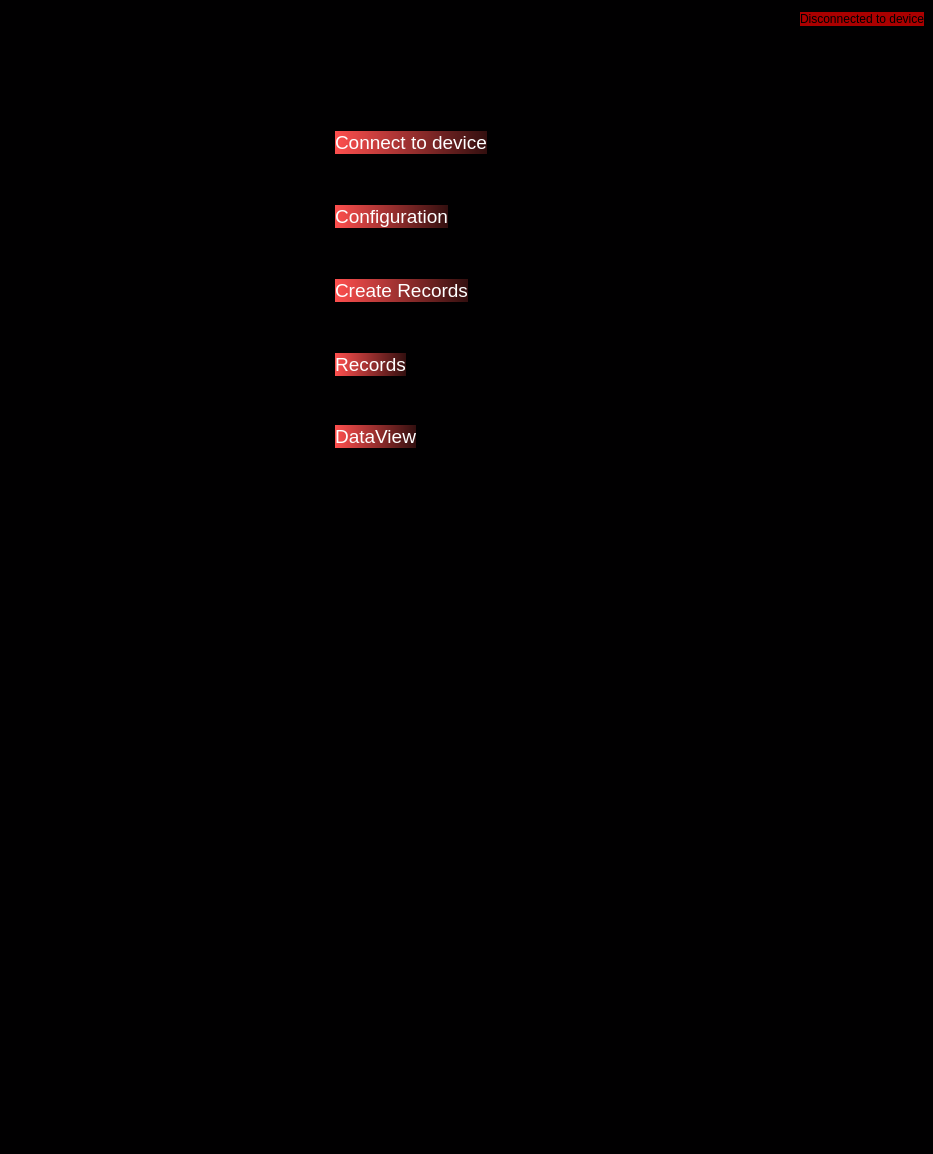
<?xml version="1.0" encoding="UTF-8"?>
<ui version="4.0">
 <class>MainWindow</class>
 <widget class="QMainWindow" name="MainWindow">
  <property name="geometry">
   <rect>
    <x>0</x>
    <y>0</y>
    <width>933</width>
    <height>1154</height>
   </rect>
  </property>
  <property name="windowTitle">
   <string>MainWindow</string>
  </property>
  <property name="styleSheet">
   <string notr="true">background-color: rgb(1,0,1);</string>
  </property>
  <widget class="QWidget" name="centralwidget">
   <layout class="QGridLayout" name="gridLayout">
    <item row="0" column="0" colspan="5">
     <spacer name="horizontalSpacer">
      <property name="orientation">
       <enum>Qt::Horizontal</enum>
      </property>
      <property name="sizeHint" stdset="0">
       <size>
        <width>1114</width>
        <height>20</height>
       </size>
      </property>
     </spacer>
    </item>
    <item row="0" column="5">
     <widget class="QPushButton" name="toggleBtn">
      <property name="styleSheet">
       <string notr="true">background-color: rgb(170, 0, 0);
border-radius: 15px;</string>
      </property>
      <property name="text">
       <string>Disconnected to device</string>
      </property>
     </widget>
    </item>
    <item row="1" column="1" rowspan="2" colspan="3">
     <widget class="QLabel" name="label">
      <property name="maximumSize">
       <size>
        <width>331</width>
        <height>281</height>
       </size>
      </property>
      <property name="text">
       <string/>
      </property>
      <property name="pixmap">
       <pixmap>../python_scripts/python_pyqt/BED_logo.jpg</pixmap>
      </property>
      <property name="scaledContents">
       <bool>true</bool>
      </property>
     </widget>
    </item>
    <item row="1" column="4">
     <spacer name="horizontalSpacer_2">
      <property name="orientation">
       <enum>Qt::Horizontal</enum>
      </property>
      <property name="sizeHint" stdset="0">
       <size>
        <width>225</width>
        <height>20</height>
       </size>
      </property>
     </spacer>
    </item>
    <item row="2" column="0">
     <spacer name="horizontalSpacer_12">
      <property name="orientation">
       <enum>Qt::Horizontal</enum>
      </property>
      <property name="sizeType">
       <enum>QSizePolicy::Expanding</enum>
      </property>
      <property name="sizeHint" stdset="0">
       <size>
        <width>358</width>
        <height>28</height>
       </size>
      </property>
     </spacer>
    </item>
    <item row="2" column="4" colspan="2">
     <spacer name="horizontalSpacer_13">
      <property name="orientation">
       <enum>Qt::Horizontal</enum>
      </property>
      <property name="sizeType">
       <enum>QSizePolicy::Expanding</enum>
      </property>
      <property name="sizeHint" stdset="0">
       <size>
        <width>358</width>
        <height>28</height>
       </size>
      </property>
     </spacer>
    </item>
    <item row="3" column="2">
     <spacer name="verticalSpacer_7">
      <property name="orientation">
       <enum>Qt::Vertical</enum>
      </property>
      <property name="sizeType">
       <enum>QSizePolicy::Fixed</enum>
      </property>
      <property name="sizeHint" stdset="0">
       <size>
        <width>20</width>
        <height>40</height>
       </size>
      </property>
     </spacer>
    </item>
    <item row="4" column="0" colspan="2">
     <spacer name="horizontalSpacer_16">
      <property name="orientation">
       <enum>Qt::Horizontal</enum>
      </property>
      <property name="sizeHint" stdset="0">
       <size>
        <width>427</width>
        <height>28</height>
       </size>
      </property>
     </spacer>
    </item>
    <item row="4" column="2">
     <widget class="QPushButton" name="ReadSD">
      <property name="enabled">
       <bool>true</bool>
      </property>
      <property name="sizePolicy">
       <sizepolicy hsizetype="Fixed" vsizetype="Fixed">
        <horstretch>0</horstretch>
        <verstretch>0</verstretch>
       </sizepolicy>
      </property>
      <property name="minimumSize">
       <size>
        <width>0</width>
        <height>0</height>
       </size>
      </property>
      <property name="styleSheet">
       <string notr="true">font-size: 14pt;background-color: qlineargradient(spread:pad, x1:0, y1:0, x2:1, y2:0, stop:0 rgba(254,79,78,255), stop:1 rgba(51,15,15,255));
font: 9pt &quot;Microsoft YaHei UI&quot;;
color: rgb(255, 255, 255);
border-style: solid;
border-radius: 15px;
</string>
      </property>
      <property name="text">
       <string>Connect to device</string>
      </property>
     </widget>
    </item>
    <item row="4" column="3" colspan="3">
     <spacer name="horizontalSpacer_17">
      <property name="orientation">
       <enum>Qt::Horizontal</enum>
      </property>
      <property name="sizeType">
       <enum>QSizePolicy::Expanding</enum>
      </property>
      <property name="sizeHint" stdset="0">
       <size>
        <width>455</width>
        <height>28</height>
       </size>
      </property>
     </spacer>
    </item>
    <item row="5" column="2">
     <spacer name="verticalSpacer_5">
      <property name="orientation">
       <enum>Qt::Vertical</enum>
      </property>
      <property name="sizeType">
       <enum>QSizePolicy::Fixed</enum>
      </property>
      <property name="sizeHint" stdset="0">
       <size>
        <width>20</width>
        <height>40</height>
       </size>
      </property>
     </spacer>
    </item>
    <item row="6" column="0" colspan="2">
     <spacer name="horizontalSpacer_11">
      <property name="orientation">
       <enum>Qt::Horizontal</enum>
      </property>
      <property name="sizeHint" stdset="0">
       <size>
        <width>494</width>
        <height>28</height>
       </size>
      </property>
     </spacer>
    </item>
    <item row="6" column="2">
     <widget class="QPushButton" name="ConfigButton">
      <property name="sizePolicy">
       <sizepolicy hsizetype="Fixed" vsizetype="Fixed">
        <horstretch>0</horstretch>
        <verstretch>0</verstretch>
       </sizepolicy>
      </property>
      <property name="styleSheet">
       <string notr="true">font-size: 14pt;background-color: qlineargradient(spread:pad, x1:0, y1:0, x2:1, y2:0, stop:0 rgba(254,79,78,255), stop:1 rgba(51,15,15,255));
font: 9pt &quot;Microsoft YaHei UI&quot;;
color: rgb(255, 255, 255);
border-style: solid;
border-radius: 15px;
</string>
      </property>
      <property name="text">
       <string>Configuration</string>
      </property>
     </widget>
    </item>
    <item row="6" column="3" colspan="3">
     <spacer name="horizontalSpacer_18">
      <property name="orientation">
       <enum>Qt::Horizontal</enum>
      </property>
      <property name="sizeType">
       <enum>QSizePolicy::Expanding</enum>
      </property>
      <property name="sizeHint" stdset="0">
       <size>
        <width>455</width>
        <height>28</height>
       </size>
      </property>
     </spacer>
    </item>
    <item row="7" column="2">
     <spacer name="verticalSpacer_4">
      <property name="orientation">
       <enum>Qt::Vertical</enum>
      </property>
      <property name="sizeType">
       <enum>QSizePolicy::Fixed</enum>
      </property>
      <property name="sizeHint" stdset="0">
       <size>
        <width>20</width>
        <height>40</height>
       </size>
      </property>
     </spacer>
    </item>
    <item row="8" column="0" colspan="2">
     <spacer name="horizontalSpacer_3">
      <property name="orientation">
       <enum>Qt::Horizontal</enum>
      </property>
      <property name="sizeHint" stdset="0">
       <size>
        <width>494</width>
        <height>20</height>
       </size>
      </property>
     </spacer>
    </item>
    <item row="8" column="2">
     <widget class="QPushButton" name="CreateRecordsButton">
      <property name="sizePolicy">
       <sizepolicy hsizetype="Fixed" vsizetype="Fixed">
        <horstretch>0</horstretch>
        <verstretch>0</verstretch>
       </sizepolicy>
      </property>
      <property name="styleSheet">
       <string notr="true">font-size: 14pt;background-color: qlineargradient(spread:pad, x1:0, y1:0, x2:1, y2:0, stop:0 rgba(254,79,78,255), stop:1 rgba(51,15,15,255));
font: 9pt &quot;Microsoft YaHei UI&quot;;
color: rgb(255, 255, 255);
border-style: solid;
border-radius: 15px;
</string>
      </property>
      <property name="text">
       <string>Create Records</string>
      </property>
     </widget>
    </item>
    <item row="8" column="3" colspan="3">
     <spacer name="horizontalSpacer_15">
      <property name="orientation">
       <enum>Qt::Horizontal</enum>
      </property>
      <property name="sizeType">
       <enum>QSizePolicy::Expanding</enum>
      </property>
      <property name="sizeHint" stdset="0">
       <size>
        <width>455</width>
        <height>28</height>
       </size>
      </property>
     </spacer>
    </item>
    <item row="9" column="2">
     <spacer name="verticalSpacer_6">
      <property name="orientation">
       <enum>Qt::Vertical</enum>
      </property>
      <property name="sizeType">
       <enum>QSizePolicy::Fixed</enum>
      </property>
      <property name="sizeHint" stdset="0">
       <size>
        <width>20</width>
        <height>40</height>
       </size>
      </property>
     </spacer>
    </item>
    <item row="10" column="0" colspan="2">
     <spacer name="horizontalSpacer_6">
      <property name="orientation">
       <enum>Qt::Horizontal</enum>
      </property>
      <property name="sizeHint" stdset="0">
       <size>
        <width>494</width>
        <height>28</height>
       </size>
      </property>
     </spacer>
    </item>
    <item row="10" column="2">
     <widget class="QPushButton" name="RecordsButton">
      <property name="sizePolicy">
       <sizepolicy hsizetype="Fixed" vsizetype="Fixed">
        <horstretch>0</horstretch>
        <verstretch>0</verstretch>
       </sizepolicy>
      </property>
      <property name="styleSheet">
       <string notr="true">font-size: 14pt;background-color: qlineargradient(spread:pad, x1:0, y1:0, x2:1, y2:0, stop:0 rgba(254,79,78,255), stop:1 rgba(51,15,15,255));
font: 9pt &quot;Microsoft YaHei UI&quot;;
color: rgb(255, 255, 255);
border-style: solid;
border-radius: 15px;
</string>
      </property>
      <property name="text">
       <string>Records</string>
      </property>
     </widget>
    </item>
    <item row="10" column="3" colspan="3">
     <spacer name="horizontalSpacer_14">
      <property name="orientation">
       <enum>Qt::Horizontal</enum>
      </property>
      <property name="sizeType">
       <enum>QSizePolicy::Expanding</enum>
      </property>
      <property name="sizeHint" stdset="0">
       <size>
        <width>455</width>
        <height>28</height>
       </size>
      </property>
     </spacer>
    </item>
    <item row="11" column="2">
     <spacer name="verticalSpacer_8">
      <property name="orientation">
       <enum>Qt::Vertical</enum>
      </property>
      <property name="sizeType">
       <enum>QSizePolicy::Fixed</enum>
      </property>
      <property name="sizeHint" stdset="0">
       <size>
        <width>20</width>
        <height>38</height>
       </size>
      </property>
     </spacer>
    </item>
    <item row="12" column="0" colspan="2">
     <spacer name="horizontalSpacer_9">
      <property name="orientation">
       <enum>Qt::Horizontal</enum>
      </property>
      <property name="sizeHint" stdset="0">
       <size>
        <width>427</width>
        <height>28</height>
       </size>
      </property>
     </spacer>
    </item>
    <item row="12" column="2">
     <widget class="QPushButton" name="DataViewButton">
      <property name="sizePolicy">
       <sizepolicy hsizetype="Fixed" vsizetype="Fixed">
        <horstretch>0</horstretch>
        <verstretch>0</verstretch>
       </sizepolicy>
      </property>
      <property name="styleSheet">
       <string notr="true">font-size: 14pt;background-color: qlineargradient(spread:pad, x1:0, y1:0, x2:1, y2:0, stop:0 rgba(254,79,78,255), stop:1 rgba(51,15,15,255));
font: 9pt &quot;Microsoft YaHei UI&quot;;
color: rgb(255, 255, 255);
border-style: solid;
border-radius: 15px;
</string>
      </property>
      <property name="text">
       <string>DataView</string>
      </property>
     </widget>
    </item>
    <item row="12" column="3" colspan="3">
     <spacer name="horizontalSpacer_19">
      <property name="orientation">
       <enum>Qt::Horizontal</enum>
      </property>
      <property name="sizeType">
       <enum>QSizePolicy::Expanding</enum>
      </property>
      <property name="sizeHint" stdset="0">
       <size>
        <width>455</width>
        <height>28</height>
       </size>
      </property>
     </spacer>
    </item>
    <item row="13" column="2">
     <spacer name="verticalSpacer_2">
      <property name="orientation">
       <enum>Qt::Vertical</enum>
      </property>
      <property name="sizeHint" stdset="0">
       <size>
        <width>20</width>
        <height>342</height>
       </size>
      </property>
     </spacer>
    </item>
   </layout>
  </widget>
  <widget class="QMenuBar" name="menubar">
   <property name="geometry">
    <rect>
     <x>0</x>
     <y>0</y>
     <width>933</width>
     <height>21</height>
    </rect>
   </property>
  </widget>
  <widget class="QStatusBar" name="statusbar"/>
 </widget>
 <resources/>
 <connections/>
</ui>
